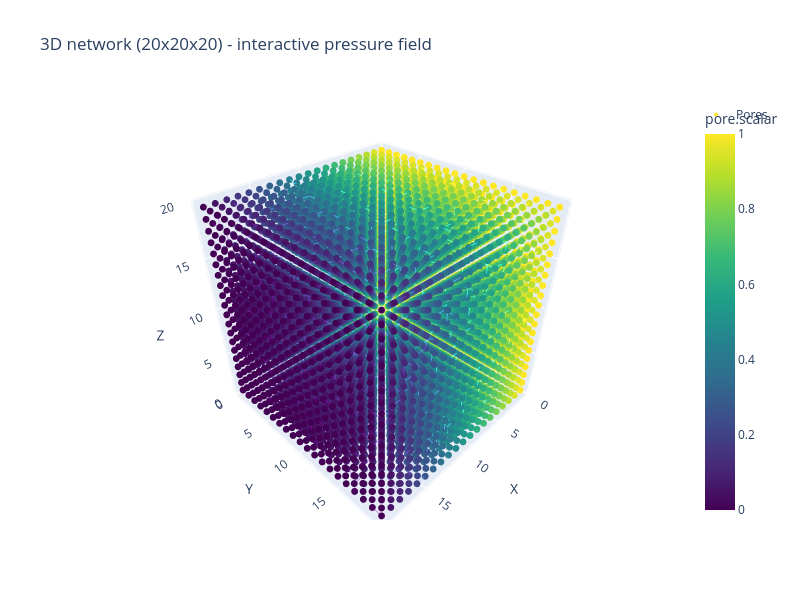

The cell this chart's notebook holds for it:
### Markdown cell above
## 3D Plotly visualization

The 3D mesh network colored by pore pressure. This interactive visualization uses Plotly for full 3D interactivity in the notebook.

### Code cell
try:
    fig3d = plot_network_plotly(
        net3d,
        point_scalars=result3d.pore_pressure,
        max_throats=1000,
        title="3D network (20x20x20) - interactive pressure field",
        layout_kwargs={"width": 800, "height": 600},
    )
    fig3d.show()
    print("3D interactive visualization complete")
except ImportError as exc:
    print(exc)
